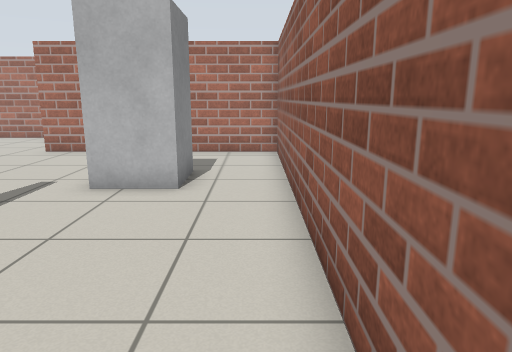
View 1 (above)

18 first-person views from a walk through a Gazebo world. The camera is 1 m above the floor, tilts 12° down and sees 70° across. The floor is counted in squares, 0.5 m on a side. Each view is taken from the middle of a square. On the plan, view 1 faces up. The plan holds only what a view shows up to about 19 squares ahead; the rest is blank. The place goes on beyond the plan.

View 2
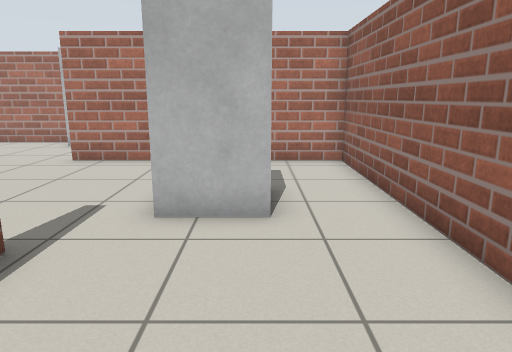

View 3
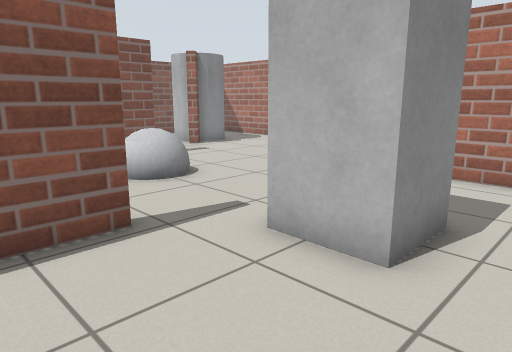

View 4
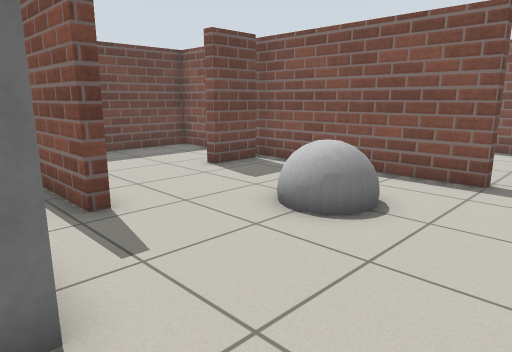

View 5
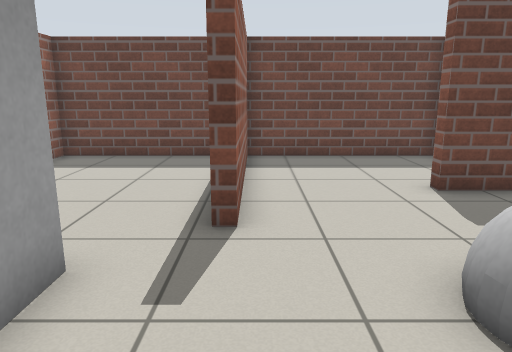

View 6
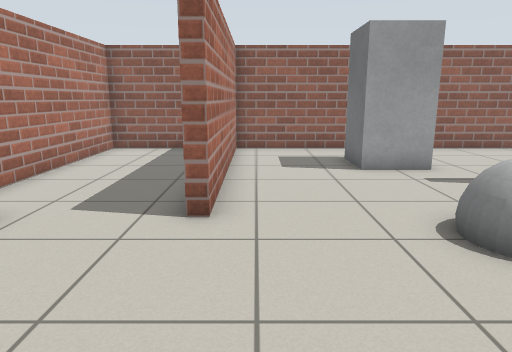

View 7
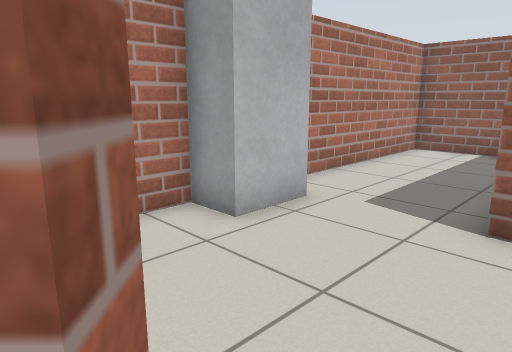

View 8
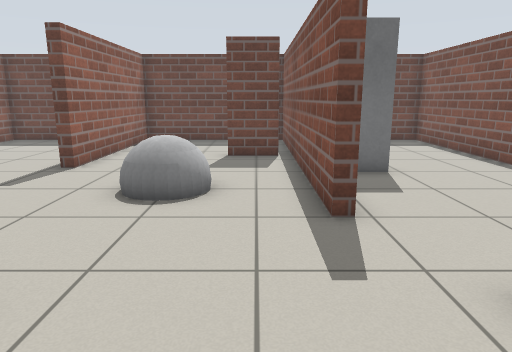

View 9
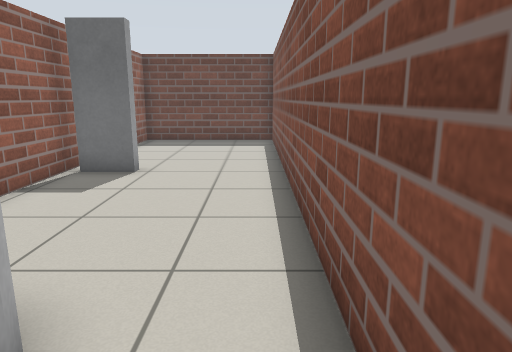

View 10
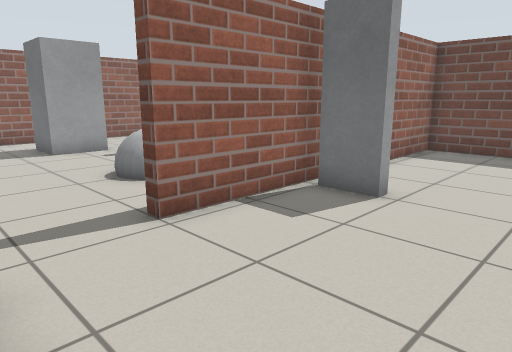

View 11
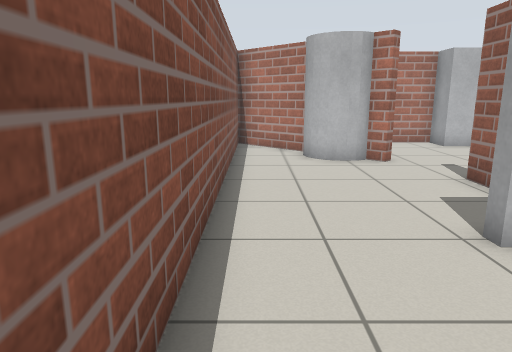

View 12
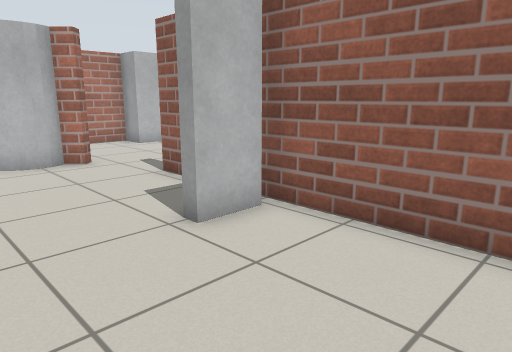

View 13
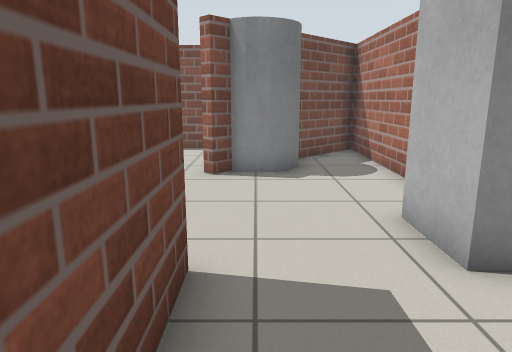

View 14
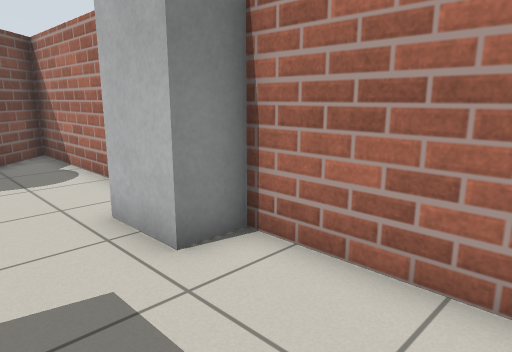

View 15
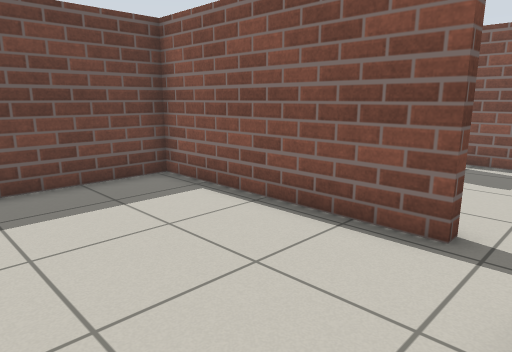

View 16
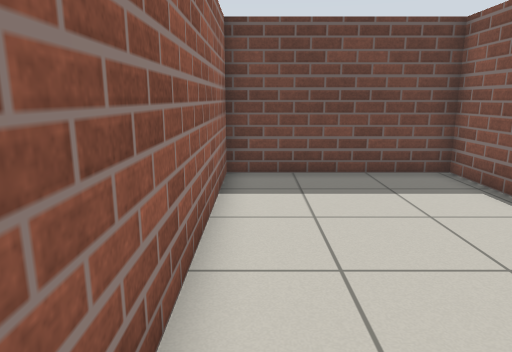

View 17
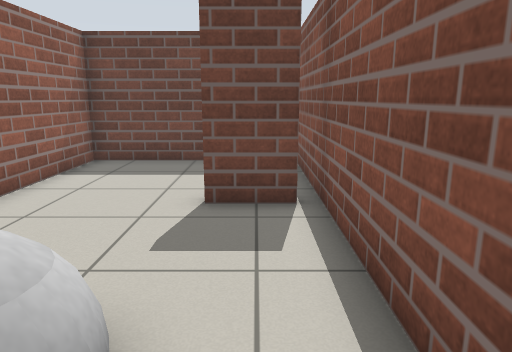

View 18
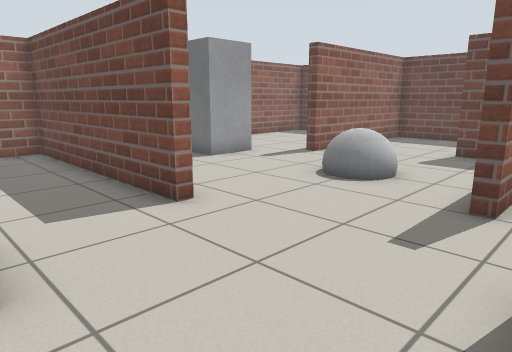

### Floor plan
Ten units are one square. View 1 is at (0, 0); x grows to the right and y downward. Boxes are objects, and circles mark ways between rooms. Rooms are numbered by the first view taken in them; rooms with no view inside come last. Other rooms are left out.
<svg viewBox="-193 -193 206 206">
<path fill="none" stroke="#000" d="M-127 -110 -123 -110 -123 8 -57 8 -57 -65 -53 -65 -53 8 8 8 8 -138 -80 -138 -80 -142 8 -142 8 -188 -80 -188M-119 -42 -100 -42 -100 -38M-141 -144 -136 -139 -139 -136M-99 -188 -170 -188M-185 -188 -161 -164M-139 -136 -144 -141M-162 -159 -188 -185 -188 8 -127 8 -127 -110M-170 -188 -185 -188"/>
<rect x="-165" y="-165" width="30" height="30" fill="#bbb"><title>grey cylinder</title></rect>
<rect x="-105" y="-105" width="30" height="30" fill="#bbb"><title>grey ball</title></rect>
<rect x="-105" y="-185" width="30" height="10" fill="#bbb"><title>grey box</title></rect>
<rect x="-45" y="-105" width="30" height="30" fill="#bbb"><title>grey box</title></rect>
<rect x="-155" y="-75" width="20" height="10" fill="#bbb"><title>grey box</title></rect>
<circle cx="-135" cy="-125" r="3" fill="#2a7"/>
<text x="-60" y="-100">1</text>
<text x="-160" y="-70">2</text>
</svg>
Room 1 opens to room 2.

Where each view was taken, in squares from view 1:
view 1: 0 up, 0 right, facing up
view 2: 2 up, 2 left, facing up
view 3: 4 up, 0 right, facing up-left
view 4: 13 up, 3 left, facing down-left
view 5: 12 up, 6 left, facing down
view 6: 13 up, 14 left, facing right
view 7: 13 up, 14 left, facing up-right
view 8: 17 up, 11 left, facing down
view 9: 17 up, 18 left, facing down
view 10: 14 up, 18 left, facing down-right
view 11: 2 up, 18 left, facing up
view 12: 2 up, 18 left, facing up-right
view 13: 15 up, 4 left, facing left
view 14: 15 up, 4 left, facing up-left
view 15: 8 up, 0 right, facing down-left
view 16: 9 up, 0 right, facing down
view 17: 11 up, 11 left, facing down
view 18: 18 up, 14 left, facing down-right
